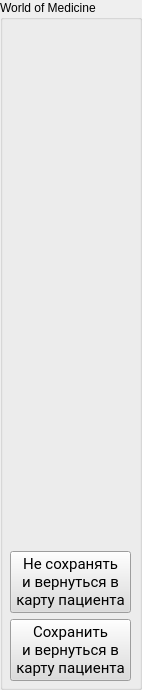
        <widget class="QGroupBox" name="groupBox_wom">
         <property name="minimumSize">
          <size>
           <width>142</width>
           <height>0</height>
          </size>
         </property>
         <property name="title">
          <string>World of Medicine</string>
         </property>
         <widget class="QWidget" name="layoutWidget_3">
          <property name="geometry">
           <rect>
            <x>10</x>
            <y>20</y>
            <width>121</width>
            <height>661</height>
           </rect>
          </property>
          <layout class="QVBoxLayout" name="verticalLayout_6">
           <item>
            <spacer name="verticalSpacer">
             <property name="orientation">
              <enum>Qt::Vertical</enum>
             </property>
             <property name="sizeHint" stdset="0">
              <size>
               <width>20</width>
               <height>40</height>
              </size>
             </property>
            </spacer>
           </item>
           <item>
            <widget class="QPushButton" name="pushButtonNotSaveExit">
             <property name="palette">
              <palette>
               <active>
                <colorrole role="WindowText">
                 <brush brushstyle="SolidPattern">
                  <color alpha="255">
                   <red>0</red>
                   <green>0</green>
                   <blue>0</blue>
                  </color>
                 </brush>
                </colorrole>
                <colorrole role="Button">
                 <brush brushstyle="SolidPattern">
                  <color alpha="255">
                   <red>220</red>
                   <green>220</green>
                   <blue>220</blue>
                  </color>
                 </brush>
                </colorrole>
                <colorrole role="Light">
                 <brush brushstyle="SolidPattern">
                  <color alpha="255">
                   <red>255</red>
                   <green>255</green>
                   <blue>255</blue>
                  </color>
                 </brush>
                </colorrole>
                <colorrole role="Midlight">
                 <brush brushstyle="SolidPattern">
                  <color alpha="255">
                   <red>237</red>
                   <green>237</green>
                   <blue>237</blue>
                  </color>
                 </brush>
                </colorrole>
                <colorrole role="Dark">
                 <brush brushstyle="SolidPattern">
                  <color alpha="255">
                   <red>110</red>
                   <green>110</green>
                   <blue>110</blue>
                  </color>
                 </brush>
                </colorrole>
                <colorrole role="Mid">
                 <brush brushstyle="SolidPattern">
                  <color alpha="255">
                   <red>147</red>
                   <green>147</green>
                   <blue>147</blue>
                  </color>
                 </brush>
                </colorrole>
                <colorrole role="Text">
                 <brush brushstyle="SolidPattern">
                  <color alpha="255">
                   <red>0</red>
                   <green>0</green>
                   <blue>0</blue>
                  </color>
                 </brush>
                </colorrole>
                <colorrole role="BrightText">
                 <brush brushstyle="SolidPattern">
                  <color alpha="255">
                   <red>255</red>
                   <green>255</green>
                   <blue>255</blue>
                  </color>
                 </brush>
                </colorrole>
                <colorrole role="ButtonText">
                 <brush brushstyle="SolidPattern">
                  <color alpha="255">
                   <red>0</red>
                   <green>0</green>
                   <blue>0</blue>
                  </color>
                 </brush>
                </colorrole>
                <colorrole role="Base">
                 <brush brushstyle="SolidPattern">
                  <color alpha="255">
                   <red>255</red>
                   <green>255</green>
                   <blue>255</blue>
                  </color>
                 </brush>
                </colorrole>
                <colorrole role="Window">
                 <brush brushstyle="SolidPattern">
                  <color alpha="255">
                   <red>220</red>
                   <green>220</green>
                   <blue>220</blue>
                  </color>
                 </brush>
                </colorrole>
                <colorrole role="Shadow">
                 <brush brushstyle="SolidPattern">
                  <color alpha="255">
                   <red>0</red>
                   <green>0</green>
                   <blue>0</blue>
                  </color>
                 </brush>
                </colorrole>
                <colorrole role="AlternateBase">
                 <brush brushstyle="SolidPattern">
                  <color alpha="255">
                   <red>237</red>
                   <green>237</green>
                   <blue>237</blue>
                  </color>
                 </brush>
                </colorrole>
                <colorrole role="ToolTipBase">
                 <brush brushstyle="SolidPattern">
                  <color alpha="255">
                   <red>255</red>
                   <green>255</green>
                   <blue>220</blue>
                  </color>
                 </brush>
                </colorrole>
                <colorrole role="ToolTipText">
                 <brush brushstyle="SolidPattern">
                  <color alpha="255">
                   <red>0</red>
                   <green>0</green>
                   <blue>0</blue>
                  </color>
                 </brush>
                </colorrole>
                <colorrole role="PlaceholderText">
                 <brush brushstyle="SolidPattern">
                  <color alpha="128">
                   <red>0</red>
                   <green>0</green>
                   <blue>0</blue>
                  </color>
                 </brush>
                </colorrole>
               </active>
               <inactive>
                <colorrole role="WindowText">
                 <brush brushstyle="SolidPattern">
                  <color alpha="255">
                   <red>0</red>
                   <green>0</green>
                   <blue>0</blue>
                  </color>
                 </brush>
                </colorrole>
                <colorrole role="Button">
                 <brush brushstyle="SolidPattern">
                  <color alpha="255">
                   <red>220</red>
                   <green>220</green>
                   <blue>220</blue>
                  </color>
                 </brush>
                </colorrole>
                <colorrole role="Light">
                 <brush brushstyle="SolidPattern">
                  <color alpha="255">
                   <red>255</red>
                   <green>255</green>
                   <blue>255</blue>
                  </color>
                 </brush>
                </colorrole>
                <colorrole role="Midlight">
                 <brush brushstyle="SolidPattern">
                  <color alpha="255">
                   <red>237</red>
                   <green>237</green>
                   <blue>237</blue>
                  </color>
                 </brush>
                </colorrole>
                <colorrole role="Dark">
                 <brush brushstyle="SolidPattern">
                  <color alpha="255">
                   <red>110</red>
                   <green>110</green>
                   <blue>110</blue>
                  </color>
                 </brush>
                </colorrole>
                <colorrole role="Mid">
                 <brush brushstyle="SolidPattern">
                  <color alpha="255">
                   <red>147</red>
                   <green>147</green>
                   <blue>147</blue>
                  </color>
                 </brush>
                </colorrole>
                <colorrole role="Text">
                 <brush brushstyle="SolidPattern">
                  <color alpha="255">
                   <red>0</red>
                   <green>0</green>
                   <blue>0</blue>
                  </color>
                 </brush>
                </colorrole>
                <colorrole role="BrightText">
                 <brush brushstyle="SolidPattern">
                  <color alpha="255">
                   <red>255</red>
                   <green>255</green>
                   <blue>255</blue>
                  </color>
                 </brush>
                </colorrole>
                <colorrole role="ButtonText">
                 <brush brushstyle="SolidPattern">
                  <color alpha="255">
                   <red>0</red>
                   <green>0</green>
                   <blue>0</blue>
                  </color>
                 </brush>
                </colorrole>
                <colorrole role="Base">
                 <brush brushstyle="SolidPattern">
                  <color alpha="255">
                   <red>255</red>
                   <green>255</green>
                   <blue>255</blue>
                  </color>
                 </brush>
                </colorrole>
                <colorrole role="Window">
                 <brush brushstyle="SolidPattern">
                  <color alpha="255">
                   <red>220</red>
                   <green>220</green>
                   <blue>220</blue>
                  </color>
                 </brush>
                </colorrole>
                <colorrole role="Shadow">
                 <brush brushstyle="SolidPattern">
                  <color alpha="255">
                   <red>0</red>
                   <green>0</green>
                   <blue>0</blue>
                  </color>
                 </brush>
                </colorrole>
                <colorrole role="AlternateBase">
                 <brush brushstyle="SolidPattern">
                  <color alpha="255">
                   <red>237</red>
                   <green>237</green>
                   <blue>237</blue>
                  </color>
                 </brush>
                </colorrole>
                <colorrole role="ToolTipBase">
                 <brush brushstyle="SolidPattern">
                  <color alpha="255">
                   <red>255</red>
                   <green>255</green>
                   <blue>220</blue>
                  </color>
                 </brush>
                </colorrole>
                <colorrole role="ToolTipText">
                 <brush brushstyle="SolidPattern">
                  <color alpha="255">
                   <red>0</red>
                   <green>0</green>
                   <blue>0</blue>
                  </color>
                 </brush>
                </colorrole>
                <colorrole role="PlaceholderText">
                 <brush brushstyle="SolidPattern">
                  <color alpha="128">
                   <red>0</red>
                   <green>0</green>
                   <blue>0</blue>
                  </color>
                 </brush>
                </colorrole>
               </inactive>
               <disabled>
                <colorrole role="WindowText">
                 <brush brushstyle="SolidPattern">
                  <color alpha="255">
                   <red>110</red>
                   <green>110</green>
                   <blue>110</blue>
                  </color>
                 </brush>
                </colorrole>
                <colorrole role="Button">
                 <brush brushstyle="SolidPattern">
                  <color alpha="255">
                   <red>220</red>
                   <green>220</green>
                   <blue>220</blue>
                  </color>
                 </brush>
                </colorrole>
                <colorrole role="Light">
                 <brush brushstyle="SolidPattern">
                  <color alpha="255">
                   <red>255</red>
                   <green>255</green>
                   <blue>255</blue>
                  </color>
                 </brush>
                </colorrole>
                <colorrole role="Midlight">
                 <brush brushstyle="SolidPattern">
                  <color alpha="255">
                   <red>237</red>
                   <green>237</green>
                   <blue>237</blue>
                  </color>
                 </brush>
                </colorrole>
                <colorrole role="Dark">
                 <brush brushstyle="SolidPattern">
                  <color alpha="255">
                   <red>110</red>
                   <green>110</green>
                   <blue>110</blue>
                  </color>
                 </brush>
                </colorrole>
                <colorrole role="Mid">
                 <brush brushstyle="SolidPattern">
                  <color alpha="255">
                   <red>147</red>
                   <green>147</green>
                   <blue>147</blue>
                  </color>
                 </brush>
                </colorrole>
                <colorrole role="Text">
                 <brush brushstyle="SolidPattern">
                  <color alpha="255">
                   <red>110</red>
                   <green>110</green>
                   <blue>110</blue>
                  </color>
                 </brush>
                </colorrole>
                <colorrole role="BrightText">
                 <brush brushstyle="SolidPattern">
                  <color alpha="255">
                   <red>255</red>
                   <green>255</green>
                   <blue>255</blue>
                  </color>
                 </brush>
                </colorrole>
                <colorrole role="ButtonText">
                 <brush brushstyle="SolidPattern">
                  <color alpha="255">
                   <red>110</red>
                   <green>110</green>
                   <blue>110</blue>
                  </color>
                 </brush>
                </colorrole>
                <colorrole role="Base">
                 <brush brushstyle="SolidPattern">
                  <color alpha="255">
                   <red>220</red>
                   <green>220</green>
                   <blue>220</blue>
                  </color>
                 </brush>
                </colorrole>
                <colorrole role="Window">
                 <brush brushstyle="SolidPattern">
                  <color alpha="255">
                   <red>220</red>
                   <green>220</green>
                   <blue>220</blue>
                  </color>
                 </brush>
                </colorrole>
                <colorrole role="Shadow">
                 <brush brushstyle="SolidPattern">
                  <color alpha="255">
                   <red>0</red>
                   <green>0</green>
                   <blue>0</blue>
                  </color>
                 </brush>
                </colorrole>
                <colorrole role="AlternateBase">
                 <brush brushstyle="SolidPattern">
                  <color alpha="255">
                   <red>220</red>
                   <green>220</green>
                   <blue>220</blue>
                  </color>
                 </brush>
                </colorrole>
                <colorrole role="ToolTipBase">
                 <brush brushstyle="SolidPattern">
                  <color alpha="255">
                   <red>255</red>
                   <green>255</green>
                   <blue>220</blue>
                  </color>
                 </brush>
                </colorrole>
                <colorrole role="ToolTipText">
                 <brush brushstyle="SolidPattern">
                  <color alpha="255">
                   <red>0</red>
                   <green>0</green>
                   <blue>0</blue>
                  </color>
                 </brush>
                </colorrole>
                <colorrole role="PlaceholderText">
                 <brush brushstyle="SolidPattern">
                  <color alpha="128">
                   <red>0</red>
                   <green>0</green>
                   <blue>0</blue>
                  </color>
                 </brush>
                </colorrole>
               </disabled>
              </palette>
             </property>
             <property name="font">
              <font>
               <family>Roboto</family>
               <pointsize>11</pointsize>
               <weight>50</weight>
               <bold>false</bold>
              </font>
             </property>
             <property name="text">
              <string>Не сохранять
и вернуться в
карту пациента</string>
             </property>
            </widget>
           </item>
           <item>
            <widget class="QPushButton" name="pushButtonSaveExit">
             <property name="palette">
              <palette>
               <active>
                <colorrole role="WindowText">
                 <brush brushstyle="SolidPattern">
                  <color alpha="255">
                   <red>0</red>
                   <green>0</green>
                   <blue>0</blue>
                  </color>
                 </brush>
                </colorrole>
                <colorrole role="Button">
                 <brush brushstyle="SolidPattern">
                  <color alpha="255">
                   <red>220</red>
                   <green>220</green>
                   <blue>220</blue>
                  </color>
                 </brush>
                </colorrole>
                <colorrole role="Light">
                 <brush brushstyle="SolidPattern">
                  <color alpha="255">
                   <red>255</red>
                   <green>255</green>
                   <blue>255</blue>
                  </color>
                 </brush>
                </colorrole>
                <colorrole role="Midlight">
                 <brush brushstyle="SolidPattern">
                  <color alpha="255">
                   <red>237</red>
                   <green>237</green>
                   <blue>237</blue>
                  </color>
                 </brush>
                </colorrole>
                <colorrole role="Dark">
                 <brush brushstyle="SolidPattern">
                  <color alpha="255">
                   <red>110</red>
                   <green>110</green>
                   <blue>110</blue>
                  </color>
                 </brush>
                </colorrole>
                <colorrole role="Mid">
                 <brush brushstyle="SolidPattern">
                  <color alpha="255">
                   <red>147</red>
                   <green>147</green>
                   <blue>147</blue>
                  </color>
                 </brush>
                </colorrole>
                <colorrole role="Text">
                 <brush brushstyle="SolidPattern">
                  <color alpha="255">
                   <red>0</red>
                   <green>0</green>
                   <blue>0</blue>
                  </color>
                 </brush>
                </colorrole>
                <colorrole role="BrightText">
                 <brush brushstyle="SolidPattern">
                  <color alpha="255">
                   <red>255</red>
                   <green>255</green>
                   <blue>255</blue>
                  </color>
                 </brush>
                </colorrole>
                <colorrole role="ButtonText">
                 <brush brushstyle="SolidPattern">
                  <color alpha="255">
                   <red>0</red>
                   <green>0</green>
                   <blue>0</blue>
                  </color>
                 </brush>
                </colorrole>
                <colorrole role="Base">
                 <brush brushstyle="SolidPattern">
                  <color alpha="255">
                   <red>255</red>
                   <green>255</green>
                   <blue>255</blue>
                  </color>
                 </brush>
                </colorrole>
                <colorrole role="Window">
                 <brush brushstyle="SolidPattern">
                  <color alpha="255">
                   <red>220</red>
                   <green>220</green>
                   <blue>220</blue>
                  </color>
                 </brush>
                </colorrole>
                <colorrole role="Shadow">
                 <brush brushstyle="SolidPattern">
                  <color alpha="255">
                   <red>0</red>
                   <green>0</green>
                   <blue>0</blue>
                  </color>
                 </brush>
                </colorrole>
                <colorrole role="AlternateBase">
                 <brush brushstyle="SolidPattern">
                  <color alpha="255">
                   <red>237</red>
                   <green>237</green>
                   <blue>237</blue>
                  </color>
                 </brush>
                </colorrole>
                <colorrole role="ToolTipBase">
                 <brush brushstyle="SolidPattern">
                  <color alpha="255">
                   <red>255</red>
                   <green>255</green>
                   <blue>220</blue>
                  </color>
                 </brush>
                </colorrole>
                <colorrole role="ToolTipText">
                 <brush brushstyle="SolidPattern">
                  <color alpha="255">
                   <red>0</red>
                   <green>0</green>
                   <blue>0</blue>
                  </color>
                 </brush>
                </colorrole>
                <colorrole role="PlaceholderText">
                 <brush brushstyle="SolidPattern">
                  <color alpha="128">
                   <red>0</red>
                   <green>0</green>
                   <blue>0</blue>
                  </color>
                 </brush>
                </colorrole>
               </active>
               <inactive>
                <colorrole role="WindowText">
                 <brush brushstyle="SolidPattern">
                  <color alpha="255">
                   <red>0</red>
                   <green>0</green>
                   <blue>0</blue>
                  </color>
                 </brush>
                </colorrole>
                <colorrole role="Button">
                 <brush brushstyle="SolidPattern">
                  <color alpha="255">
                   <red>220</red>
                   <green>220</green>
                   <blue>220</blue>
                  </color>
                 </brush>
                </colorrole>
                <colorrole role="Light">
                 <brush brushstyle="SolidPattern">
                  <color alpha="255">
                   <red>255</red>
                   <green>255</green>
                   <blue>255</blue>
                  </color>
                 </brush>
                </colorrole>
                <colorrole role="Midlight">
                 <brush brushstyle="SolidPattern">
                  <color alpha="255">
                   <red>237</red>
                   <green>237</green>
                   <blue>237</blue>
                  </color>
                 </brush>
                </colorrole>
                <colorrole role="Dark">
                 <brush brushstyle="SolidPattern">
                  <color alpha="255">
                   <red>110</red>
                   <green>110</green>
                   <blue>110</blue>
                  </color>
                 </brush>
                </colorrole>
                <colorrole role="Mid">
                 <brush brushstyle="SolidPattern">
                  <color alpha="255">
                   <red>147</red>
                   <green>147</green>
                   <blue>147</blue>
                  </color>
                 </brush>
                </colorrole>
                <colorrole role="Text">
                 <brush brushstyle="SolidPattern">
                  <color alpha="255">
                   <red>0</red>
                   <green>0</green>
                   <blue>0</blue>
                  </color>
                 </brush>
                </colorrole>
                <colorrole role="BrightText">
                 <brush brushstyle="SolidPattern">
                  <color alpha="255">
                   <red>255</red>
                   <green>255</green>
                   <blue>255</blue>
                  </color>
                 </brush>
                </colorrole>
                <colorrole role="ButtonText">
                 <brush brushstyle="SolidPattern">
                  <color alpha="255">
                   <red>0</red>
                   <green>0</green>
                   <blue>0</blue>
                  </color>
                 </brush>
                </colorrole>
                <colorrole role="Base">
                 <brush brushstyle="SolidPattern">
                  <color alpha="255">
                   <red>255</red>
                   <green>255</green>
                   <blue>255</blue>
                  </color>
                 </brush>
                </colorrole>
                <colorrole role="Window">
                 <brush brushstyle="SolidPattern">
                  <color alpha="255">
                   <red>220</red>
                   <green>220</green>
                   <blue>220</blue>
                  </color>
                 </brush>
                </colorrole>
                <colorrole role="Shadow">
                 <brush brushstyle="SolidPattern">
                  <color alpha="255">
                   <red>0</red>
                   <green>0</green>
                   <blue>0</blue>
                  </color>
                 </brush>
                </colorrole>
                <colorrole role="AlternateBase">
                 <brush brushstyle="SolidPattern">
                  <color alpha="255">
                   <red>237</red>
                   <green>237</green>
                   <blue>237</blue>
                  </color>
                 </brush>
                </colorrole>
                <colorrole role="ToolTipBase">
                 <brush brushstyle="SolidPattern">
                  <color alpha="255">
                   <red>255</red>
                   <green>255</green>
                   <blue>220</blue>
                  </color>
                 </brush>
                </colorrole>
                <colorrole role="ToolTipText">
                 <brush brushstyle="SolidPattern">
                  <color alpha="255">
                   <red>0</red>
                   <green>0</green>
                   <blue>0</blue>
                  </color>
                 </brush>
                </colorrole>
                <colorrole role="PlaceholderText">
                 <brush brushstyle="SolidPattern">
                  <color alpha="128">
                   <red>0</red>
                   <green>0</green>
                   <blue>0</blue>
                  </color>
                 </brush>
                </colorrole>
               </inactive>
               <disabled>
                <colorrole role="WindowText">
                 <brush brushstyle="SolidPattern">
                  <color alpha="255">
                   <red>110</red>
                   <green>110</green>
                   <blue>110</blue>
                  </color>
                 </brush>
                </colorrole>
                <colorrole role="Button">
                 <brush brushstyle="SolidPattern">
                  <color alpha="255">
                   <red>220</red>
                   <green>220</green>
                   <blue>220</blue>
                  </color>
                 </brush>
                </colorrole>
                <colorrole role="Light">
                 <brush brushstyle="SolidPattern">
                  <color alpha="255">
                   <red>255</red>
                   <green>255</green>
                   <blue>255</blue>
                  </color>
                 </brush>
                </colorrole>
                <colorrole role="Midlight">
                 <brush brushstyle="SolidPattern">
                  <color alpha="255">
                   <red>237</red>
                   <green>237</green>
                   <blue>237</blue>
                  </color>
                 </brush>
                </colorrole>
                <colorrole role="Dark">
                 <brush brushstyle="SolidPattern">
                  <color alpha="255">
                   <red>110</red>
                   <green>110</green>
                   <blue>110</blue>
                  </color>
                 </brush>
                </colorrole>
                <colorrole role="Mid">
                 <brush brushstyle="SolidPattern">
                  <color alpha="255">
                   <red>147</red>
                   <green>147</green>
                   <blue>147</blue>
                  </color>
                 </brush>
                </colorrole>
                <colorrole role="Text">
                 <brush brushstyle="SolidPattern">
                  <color alpha="255">
                   <red>110</red>
                   <green>110</green>
                   <blue>110</blue>
                  </color>
                 </brush>
                </colorrole>
                <colorrole role="BrightText">
                 <brush brushstyle="SolidPattern">
                  <color alpha="255">
                   <red>255</red>
                   <green>255</green>
                   <blue>255</blue>
                  </color>
                 </brush>
                </colorrole>
                <colorrole role="ButtonText">
                 <brush brushstyle="SolidPattern">
                  <color alpha="255">
                   <red>110</red>
                   <green>110</green>
                   <blue>110</blue>
                  </color>
                 </brush>
                </colorrole>
                <colorrole role="Base">
                 <brush brushstyle="SolidPattern">
                  <color alpha="255">
                   <red>220</red>
                   <green>220</green>
                   <blue>220</blue>
                  </color>
                 </brush>
                </colorrole>
                <colorrole role="Window">
                 <brush brushstyle="SolidPattern">
                  <color alpha="255">
                   <red>220</red>
                   <green>220</green>
                   <blue>220</blue>
                  </color>
                 </brush>
                </colorrole>
                <colorrole role="Shadow">
                 <brush brushstyle="SolidPattern">
                  <color alpha="255">
                   <red>0</red>
                   <green>0</green>
                   <blue>0</blue>
                  </color>
                 </brush>
                </colorrole>
                <colorrole role="AlternateBase">
                 <brush brushstyle="SolidPattern">
                  <color alpha="255">
                   <red>220</red>
                   <green>220</green>
                   <blue>220</blue>
                  </color>
                 </brush>
                </colorrole>
                <colorrole role="ToolTipBase">
                 <brush brushstyle="SolidPattern">
                  <color alpha="255">
                   <red>255</red>
                   <green>255</green>
                   <blue>220</blue>
                  </color>
                 </brush>
                </colorrole>
                <colorrole role="ToolTipText">
                 <brush brushstyle="SolidPattern">
                  <color alpha="255">
                   <red>0</red>
                   <green>0</green>
                   <blue>0</blue>
                  </color>
                 </brush>
                </colorrole>
                <colorrole role="PlaceholderText">
                 <brush brushstyle="SolidPattern">
                  <color alpha="128">
                   <red>0</red>
                   <green>0</green>
                   <blue>0</blue>
                  </color>
                 </brush>
                </colorrole>
               </disabled>
              </palette>
             </property>
             <property name="font">
              <font>
               <family>Roboto</family>
               <pointsize>11</pointsize>
               <weight>50</weight>
               <bold>false</bold>
              </font>
             </property>
             <property name="text">
              <string>Сохранить
и вернуться в
карту пациента</string>
             </property>
            </widget>
           </item>
          </layout>
         </widget>
        </widget>
